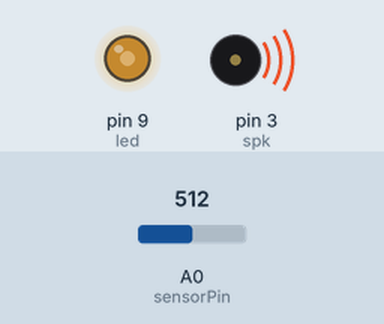
Simulated run of this sketch. Board: Arduino Uno, built with avr-gcc and run on an emulated ATmega328P. On the bench: output pins drawn as LEDs (lit = HIGH), buzzer (waves = sounding). Inputs (shaded band) come from the test bench; at power-on: A0 (sensorPin) = 512.

Above: at 1.2 s.
1.3 s: A0 (sensorPin) set to 716
At 1.7 s:
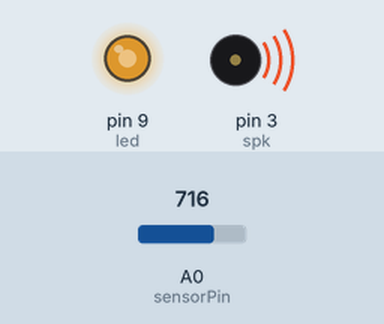
2.8 s: A0 (sensorPin) set to 900
At 4.0 s:
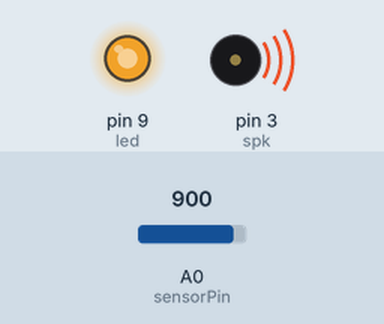
4.3 s: A0 (sensorPin) set to 122
At 5.2 s:
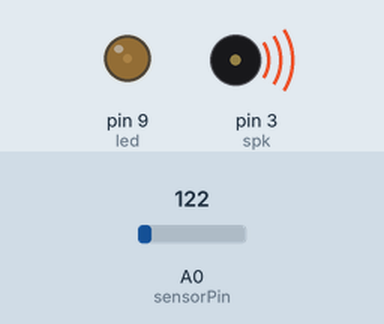
5.8 s: A0 (sensorPin) set to 0
At 6.3 s:
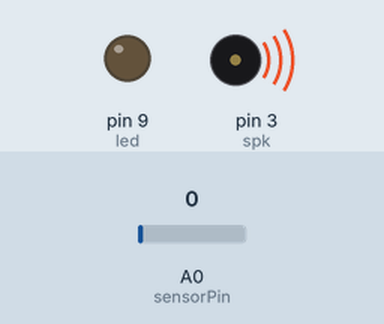
7.3 s: A0 (sensorPin) set to 511
At 8.7 s:
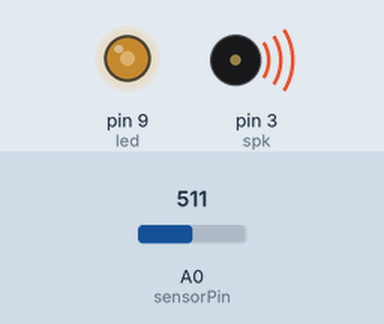
Timing chart, 0 to 9.8 s (numbered marks = the images above; inputs shaded):
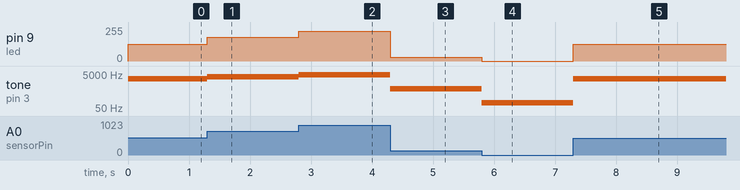

The sketch:

Sound_Light.ino
```cpp
/*
  Control Sound + Light
  Control pitch and amount of light with an analog input: a potentiometer

  This example code is for educational purpose and it is in the public domain.
*/

int led = 9;              // Pin 9 has an LED connected
int spk = 3;              // Pin 3 has a speaker connected
int sensorPin = A0;       // Analog Pin 0 has a potentiometer connected
int sensorVal = 0;        // Variable to store values read from the potentiometer

void setup() {
  // initialize the digital pins as outputs
  pinMode(led, OUTPUT);
  pinMode(spk, OUTPUT);
}

void loop() {
  sensorVal = analogRead(sensorPin);                  // read value from potentiometer

  int ledVal = map(sensorVal, 0, 1023, 0, 255);       // map the value to a level of brightness
  analogWrite(led, ledVal);                           // light up the LED

  int spkVal = map(sensorVal, 0, 1023, 100, 5000);    // map the value to a frequency (in Hz)
  tone(spk, spkVal);                                  // play the tone
}
```

Measured:
- after the input at 1.3 s, pin 9 (led): 127/255 → 178/255 at once; tone on pin 3 (spk): 2552 Hz → 3529 Hz at once
- after the input at 2.8 s, pin 9 (led): 178/255 → 224/255 at once; tone on pin 3 (spk): 3529 Hz → 4410 Hz at once
- after the input at 4.3 s, pin 9 (led): 224/255 → 30/255 at once; tone on pin 3 (spk): 4410 Hz → 684 Hz at once
- after the input at 5.8 s, pin 9 (led): 30/255 → 0/255 at once; tone on pin 3 (spk): 684 Hz → 100 Hz at once
- after the input at 7.3 s, pin 9 (led): 0/255 → 127/255 at once; tone on pin 3 (spk): 100 Hz → 2547 Hz at once
